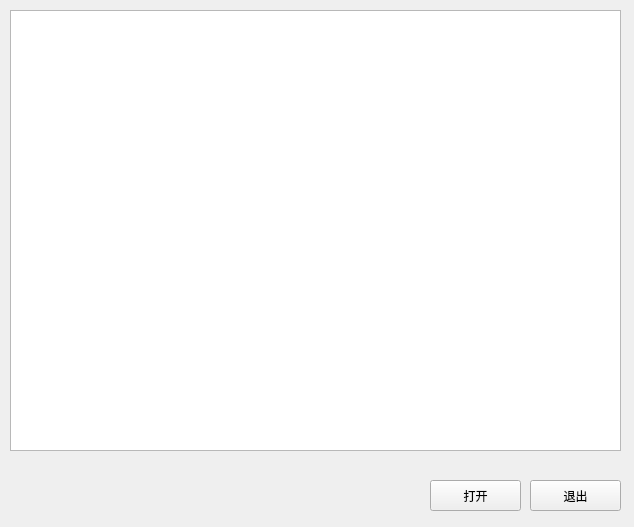
<?xml version="1.0" encoding="UTF-8"?>
<ui version="4.0">
 <class>MainForm</class>
 <widget class="QWidget" name="MainForm">
  <property name="geometry">
   <rect>
    <x>0</x>
    <y>0</y>
    <width>634</width>
    <height>527</height>
   </rect>
  </property>
  <property name="windowTitle">
   <string>Anaconda Python IDE</string>
  </property>
  <widget class="QPushButton" name="btnOpen">
   <property name="geometry">
    <rect>
     <x>430</x>
     <y>480</y>
     <width>91</width>
     <height>31</height>
    </rect>
   </property>
   <property name="text">
    <string>打开</string>
   </property>
  </widget>
  <widget class="QPushButton" name="btnExit">
   <property name="geometry">
    <rect>
     <x>530</x>
     <y>480</y>
     <width>91</width>
     <height>31</height>
    </rect>
   </property>
   <property name="text">
    <string>退出</string>
   </property>
  </widget>
  <widget class="QTextEdit" name="textEdit">
   <property name="geometry">
    <rect>
     <x>10</x>
     <y>10</y>
     <width>611</width>
     <height>441</height>
    </rect>
   </property>
  </widget>
 </widget>
 <resources/>
 <connections/>
</ui>
